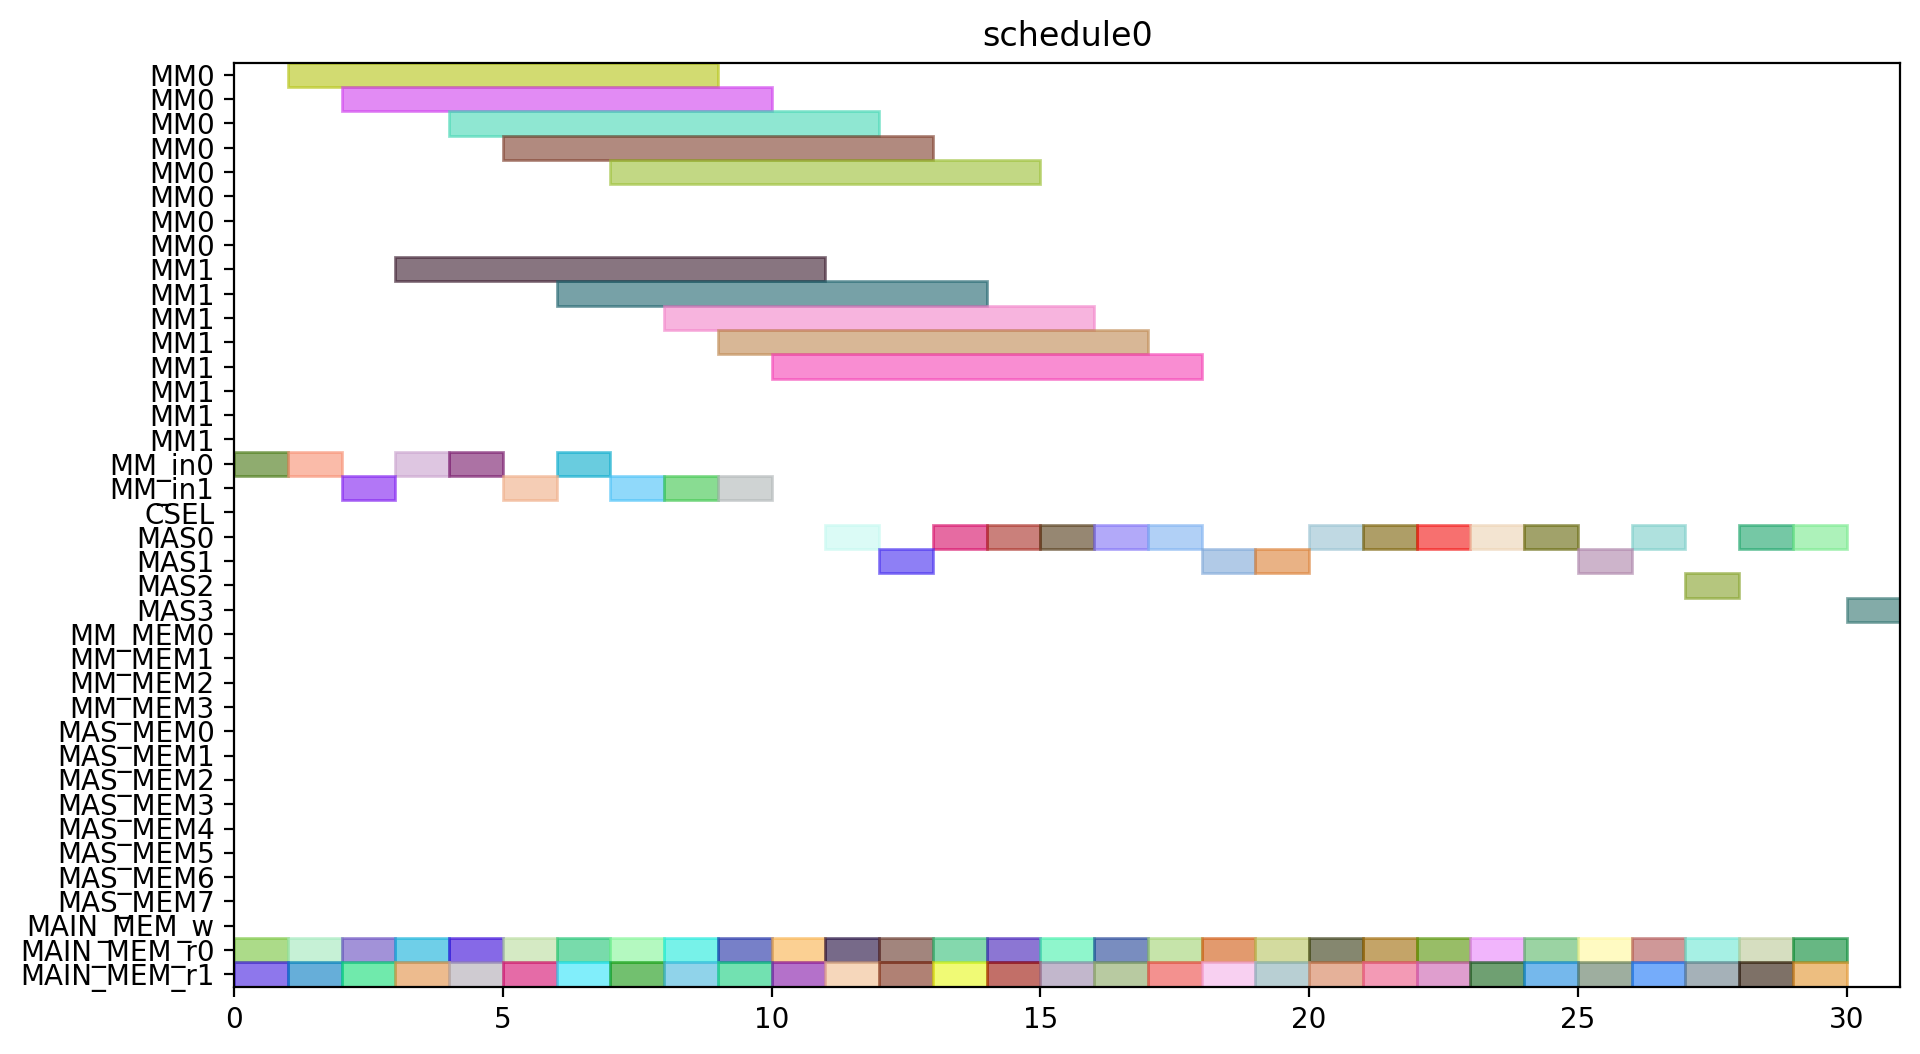

The script that drew this image:
from pyschedule import Scenario, solvers, plotters, alt


def solve():
	horizon = 131
	S = Scenario("schedule0", horizon=horizon)

	# resource
	MM = S.Resources('MM', num=2, size=8)
	MM_in = S.Resources('MM_in', num=2)
	CSEL = S.Resource('CSEL')
	MAS = S.Resources('MAS', num=4, size=1, periods=range(1, horizon))
	MM_MEM = S.Resources('MM_MEM', num=4)
	MAS_MEM = S.Resources('MAS_MEM', num=8)
	MAIN_MEM_w = S.Resource('MAIN_MEM_w', size=1)
	MAIN_MEM_r = S.Resources('MAIN_MEM_r', num=2)

	# result of previous scheduling

	# new tasks
	c_aa_a1_0 = S.Task('c_aa_a1_0', length=1, delay_cost=1)
	c_aa_a1_0 += alt(MAS)
	c_aa_a1_0_mem0 = S.Task('c_aa_a1_0_mem0', length=1, delay_cost=1)
	c_aa_a1_0_mem0 += MAIN_MEM_r[0]
	S += c_aa_a1_0_mem0 <= c_aa_a1_0

	c_aa_a1_0_mem1 = S.Task('c_aa_a1_0_mem1', length=1, delay_cost=1)
	c_aa_a1_0_mem1 += MAIN_MEM_r[1]
	S += c_aa_a1_0_mem1 <= c_aa_a1_0

	c_aa_a1_1 = S.Task('c_aa_a1_1', length=1, delay_cost=1)
	c_aa_a1_1 += alt(MAS)
	c_aa_a1_1_mem0 = S.Task('c_aa_a1_1_mem0', length=1, delay_cost=1)
	c_aa_a1_1_mem0 += MAIN_MEM_r[0]
	S += c_aa_a1_1_mem0 <= c_aa_a1_1

	c_aa_a1_1_mem1 = S.Task('c_aa_a1_1_mem1', length=1, delay_cost=1)
	c_aa_a1_1_mem1 += MAIN_MEM_r[1]
	S += c_aa_a1_1_mem1 <= c_aa_a1_1

	c_aa_t10 = S.Task('c_aa_t10', length=1, delay_cost=1)
	c_aa_t10 += alt(MAS)
	c_aa_t10_mem0 = S.Task('c_aa_t10_mem0', length=1, delay_cost=1)
	c_aa_t10_mem0 += MAIN_MEM_r[0]
	S += c_aa_t10_mem0 <= c_aa_t10

	c_aa_t10_mem1 = S.Task('c_aa_t10_mem1', length=1, delay_cost=1)
	c_aa_t10_mem1 += MAIN_MEM_r[1]
	S += c_aa_t10_mem1 <= c_aa_t10

	c_aa_t11 = S.Task('c_aa_t11', length=1, delay_cost=1)
	c_aa_t11 += alt(MAS)
	c_aa_t11_mem0 = S.Task('c_aa_t11_mem0', length=1, delay_cost=1)
	c_aa_t11_mem0 += MAIN_MEM_r[0]
	S += c_aa_t11_mem0 <= c_aa_t11

	c_aa_t11_mem1 = S.Task('c_aa_t11_mem1', length=1, delay_cost=1)
	c_aa_t11_mem1 += MAIN_MEM_r[1]
	S += c_aa_t11_mem1 <= c_aa_t11

	c_aa_t3_t0 = S.Task('c_aa_t3_t0', length=8, delay_cost=1)
	c_aa_t3_t0 += alt(MM)
	c_aa_t3_t0_in = S.Task('c_aa_t3_t0_in', length=1, delay_cost=1)
	c_aa_t3_t0_in += alt(MM_in)
	S += c_aa_t3_t0_in*MM_in[0]<=c_aa_t3_t0*MM[0]
	S += c_aa_t3_t0_in*MM_in[1]<=c_aa_t3_t0*MM[1]
	c_aa_t3_t0_mem0 = S.Task('c_aa_t3_t0_mem0', length=1, delay_cost=1)
	c_aa_t3_t0_mem0 += MAIN_MEM_r[0]
	S += c_aa_t3_t0_mem0 <= c_aa_t3_t0

	c_aa_t3_t0_mem1 = S.Task('c_aa_t3_t0_mem1', length=1, delay_cost=1)
	c_aa_t3_t0_mem1 += MAIN_MEM_r[1]
	S += c_aa_t3_t0_mem1 <= c_aa_t3_t0

	c_aa_t3_t1 = S.Task('c_aa_t3_t1', length=8, delay_cost=1)
	c_aa_t3_t1 += alt(MM)
	c_aa_t3_t1_in = S.Task('c_aa_t3_t1_in', length=1, delay_cost=1)
	c_aa_t3_t1_in += alt(MM_in)
	S += c_aa_t3_t1_in*MM_in[0]<=c_aa_t3_t1*MM[0]
	S += c_aa_t3_t1_in*MM_in[1]<=c_aa_t3_t1*MM[1]
	c_aa_t3_t1_mem0 = S.Task('c_aa_t3_t1_mem0', length=1, delay_cost=1)
	c_aa_t3_t1_mem0 += MAIN_MEM_r[0]
	S += c_aa_t3_t1_mem0 <= c_aa_t3_t1

	c_aa_t3_t1_mem1 = S.Task('c_aa_t3_t1_mem1', length=1, delay_cost=1)
	c_aa_t3_t1_mem1 += MAIN_MEM_r[1]
	S += c_aa_t3_t1_mem1 <= c_aa_t3_t1

	c_aa_t3_t2 = S.Task('c_aa_t3_t2', length=1, delay_cost=1)
	c_aa_t3_t2 += alt(MAS)
	c_aa_t3_t2_mem0 = S.Task('c_aa_t3_t2_mem0', length=1, delay_cost=1)
	c_aa_t3_t2_mem0 += MAIN_MEM_r[0]
	S += c_aa_t3_t2_mem0 <= c_aa_t3_t2

	c_aa_t3_t2_mem1 = S.Task('c_aa_t3_t2_mem1', length=1, delay_cost=1)
	c_aa_t3_t2_mem1 += MAIN_MEM_r[1]
	S += c_aa_t3_t2_mem1 <= c_aa_t3_t2

	c_aa_t3_t3 = S.Task('c_aa_t3_t3', length=1, delay_cost=1)
	c_aa_t3_t3 += alt(MAS)
	c_aa_t3_t3_mem0 = S.Task('c_aa_t3_t3_mem0', length=1, delay_cost=1)
	c_aa_t3_t3_mem0 += MAIN_MEM_r[0]
	S += c_aa_t3_t3_mem0 <= c_aa_t3_t3

	c_aa_t3_t3_mem1 = S.Task('c_aa_t3_t3_mem1', length=1, delay_cost=1)
	c_aa_t3_t3_mem1 += MAIN_MEM_r[1]
	S += c_aa_t3_t3_mem1 <= c_aa_t3_t3

	c_bb_a1_0 = S.Task('c_bb_a1_0', length=1, delay_cost=1)
	c_bb_a1_0 += alt(MAS)
	c_bb_a1_0_mem0 = S.Task('c_bb_a1_0_mem0', length=1, delay_cost=1)
	c_bb_a1_0_mem0 += MAIN_MEM_r[0]
	S += c_bb_a1_0_mem0 <= c_bb_a1_0

	c_bb_a1_0_mem1 = S.Task('c_bb_a1_0_mem1', length=1, delay_cost=1)
	c_bb_a1_0_mem1 += MAIN_MEM_r[1]
	S += c_bb_a1_0_mem1 <= c_bb_a1_0

	c_bb_a1_1 = S.Task('c_bb_a1_1', length=1, delay_cost=1)
	c_bb_a1_1 += alt(MAS)
	c_bb_a1_1_mem0 = S.Task('c_bb_a1_1_mem0', length=1, delay_cost=1)
	c_bb_a1_1_mem0 += MAIN_MEM_r[0]
	S += c_bb_a1_1_mem0 <= c_bb_a1_1

	c_bb_a1_1_mem1 = S.Task('c_bb_a1_1_mem1', length=1, delay_cost=1)
	c_bb_a1_1_mem1 += MAIN_MEM_r[1]
	S += c_bb_a1_1_mem1 <= c_bb_a1_1

	c_bb_t10 = S.Task('c_bb_t10', length=1, delay_cost=1)
	c_bb_t10 += alt(MAS)
	c_bb_t10_mem0 = S.Task('c_bb_t10_mem0', length=1, delay_cost=1)
	c_bb_t10_mem0 += MAIN_MEM_r[0]
	S += c_bb_t10_mem0 <= c_bb_t10

	c_bb_t10_mem1 = S.Task('c_bb_t10_mem1', length=1, delay_cost=1)
	c_bb_t10_mem1 += MAIN_MEM_r[1]
	S += c_bb_t10_mem1 <= c_bb_t10

	c_bb_t11 = S.Task('c_bb_t11', length=1, delay_cost=1)
	c_bb_t11 += alt(MAS)
	c_bb_t11_mem0 = S.Task('c_bb_t11_mem0', length=1, delay_cost=1)
	c_bb_t11_mem0 += MAIN_MEM_r[0]
	S += c_bb_t11_mem0 <= c_bb_t11

	c_bb_t11_mem1 = S.Task('c_bb_t11_mem1', length=1, delay_cost=1)
	c_bb_t11_mem1 += MAIN_MEM_r[1]
	S += c_bb_t11_mem1 <= c_bb_t11

	c_bb_t3_t0 = S.Task('c_bb_t3_t0', length=8, delay_cost=1)
	c_bb_t3_t0 += alt(MM)
	c_bb_t3_t0_in = S.Task('c_bb_t3_t0_in', length=1, delay_cost=1)
	c_bb_t3_t0_in += alt(MM_in)
	S += c_bb_t3_t0_in*MM_in[0]<=c_bb_t3_t0*MM[0]
	S += c_bb_t3_t0_in*MM_in[1]<=c_bb_t3_t0*MM[1]
	c_bb_t3_t0_mem0 = S.Task('c_bb_t3_t0_mem0', length=1, delay_cost=1)
	c_bb_t3_t0_mem0 += MAIN_MEM_r[0]
	S += c_bb_t3_t0_mem0 <= c_bb_t3_t0

	c_bb_t3_t0_mem1 = S.Task('c_bb_t3_t0_mem1', length=1, delay_cost=1)
	c_bb_t3_t0_mem1 += MAIN_MEM_r[1]
	S += c_bb_t3_t0_mem1 <= c_bb_t3_t0

	c_bb_t3_t1 = S.Task('c_bb_t3_t1', length=8, delay_cost=1)
	c_bb_t3_t1 += alt(MM)
	c_bb_t3_t1_in = S.Task('c_bb_t3_t1_in', length=1, delay_cost=1)
	c_bb_t3_t1_in += alt(MM_in)
	S += c_bb_t3_t1_in*MM_in[0]<=c_bb_t3_t1*MM[0]
	S += c_bb_t3_t1_in*MM_in[1]<=c_bb_t3_t1*MM[1]
	c_bb_t3_t1_mem0 = S.Task('c_bb_t3_t1_mem0', length=1, delay_cost=1)
	c_bb_t3_t1_mem0 += MAIN_MEM_r[0]
	S += c_bb_t3_t1_mem0 <= c_bb_t3_t1

	c_bb_t3_t1_mem1 = S.Task('c_bb_t3_t1_mem1', length=1, delay_cost=1)
	c_bb_t3_t1_mem1 += MAIN_MEM_r[1]
	S += c_bb_t3_t1_mem1 <= c_bb_t3_t1

	c_bb_t3_t2 = S.Task('c_bb_t3_t2', length=1, delay_cost=1)
	c_bb_t3_t2 += alt(MAS)
	c_bb_t3_t2_mem0 = S.Task('c_bb_t3_t2_mem0', length=1, delay_cost=1)
	c_bb_t3_t2_mem0 += MAIN_MEM_r[0]
	S += c_bb_t3_t2_mem0 <= c_bb_t3_t2

	c_bb_t3_t2_mem1 = S.Task('c_bb_t3_t2_mem1', length=1, delay_cost=1)
	c_bb_t3_t2_mem1 += MAIN_MEM_r[1]
	S += c_bb_t3_t2_mem1 <= c_bb_t3_t2

	c_bb_t3_t3 = S.Task('c_bb_t3_t3', length=1, delay_cost=1)
	c_bb_t3_t3 += alt(MAS)
	c_bb_t3_t3_mem0 = S.Task('c_bb_t3_t3_mem0', length=1, delay_cost=1)
	c_bb_t3_t3_mem0 += MAIN_MEM_r[0]
	S += c_bb_t3_t3_mem0 <= c_bb_t3_t3

	c_bb_t3_t3_mem1 = S.Task('c_bb_t3_t3_mem1', length=1, delay_cost=1)
	c_bb_t3_t3_mem1 += MAIN_MEM_r[1]
	S += c_bb_t3_t3_mem1 <= c_bb_t3_t3

	c_cc_a1_0 = S.Task('c_cc_a1_0', length=1, delay_cost=1)
	c_cc_a1_0 += alt(MAS)
	c_cc_a1_0_mem0 = S.Task('c_cc_a1_0_mem0', length=1, delay_cost=1)
	c_cc_a1_0_mem0 += MAIN_MEM_r[0]
	S += c_cc_a1_0_mem0 <= c_cc_a1_0

	c_cc_a1_0_mem1 = S.Task('c_cc_a1_0_mem1', length=1, delay_cost=1)
	c_cc_a1_0_mem1 += MAIN_MEM_r[1]
	S += c_cc_a1_0_mem1 <= c_cc_a1_0

	c_cc_a1_1 = S.Task('c_cc_a1_1', length=1, delay_cost=1)
	c_cc_a1_1 += alt(MAS)
	c_cc_a1_1_mem0 = S.Task('c_cc_a1_1_mem0', length=1, delay_cost=1)
	c_cc_a1_1_mem0 += MAIN_MEM_r[0]
	S += c_cc_a1_1_mem0 <= c_cc_a1_1

	c_cc_a1_1_mem1 = S.Task('c_cc_a1_1_mem1', length=1, delay_cost=1)
	c_cc_a1_1_mem1 += MAIN_MEM_r[1]
	S += c_cc_a1_1_mem1 <= c_cc_a1_1

	c_cc_t10 = S.Task('c_cc_t10', length=1, delay_cost=1)
	c_cc_t10 += alt(MAS)
	c_cc_t10_mem0 = S.Task('c_cc_t10_mem0', length=1, delay_cost=1)
	c_cc_t10_mem0 += MAIN_MEM_r[0]
	S += c_cc_t10_mem0 <= c_cc_t10

	c_cc_t10_mem1 = S.Task('c_cc_t10_mem1', length=1, delay_cost=1)
	c_cc_t10_mem1 += MAIN_MEM_r[1]
	S += c_cc_t10_mem1 <= c_cc_t10

	c_cc_t11 = S.Task('c_cc_t11', length=1, delay_cost=1)
	c_cc_t11 += alt(MAS)
	c_cc_t11_mem0 = S.Task('c_cc_t11_mem0', length=1, delay_cost=1)
	c_cc_t11_mem0 += MAIN_MEM_r[0]
	S += c_cc_t11_mem0 <= c_cc_t11

	c_cc_t11_mem1 = S.Task('c_cc_t11_mem1', length=1, delay_cost=1)
	c_cc_t11_mem1 += MAIN_MEM_r[1]
	S += c_cc_t11_mem1 <= c_cc_t11

	c_cc_t3_t0 = S.Task('c_cc_t3_t0', length=8, delay_cost=1)
	c_cc_t3_t0 += alt(MM)
	c_cc_t3_t0_in = S.Task('c_cc_t3_t0_in', length=1, delay_cost=1)
	c_cc_t3_t0_in += alt(MM_in)
	S += c_cc_t3_t0_in*MM_in[0]<=c_cc_t3_t0*MM[0]
	S += c_cc_t3_t0_in*MM_in[1]<=c_cc_t3_t0*MM[1]
	c_cc_t3_t0_mem0 = S.Task('c_cc_t3_t0_mem0', length=1, delay_cost=1)
	c_cc_t3_t0_mem0 += MAIN_MEM_r[0]
	S += c_cc_t3_t0_mem0 <= c_cc_t3_t0

	c_cc_t3_t0_mem1 = S.Task('c_cc_t3_t0_mem1', length=1, delay_cost=1)
	c_cc_t3_t0_mem1 += MAIN_MEM_r[1]
	S += c_cc_t3_t0_mem1 <= c_cc_t3_t0

	c_cc_t3_t1 = S.Task('c_cc_t3_t1', length=8, delay_cost=1)
	c_cc_t3_t1 += alt(MM)
	c_cc_t3_t1_in = S.Task('c_cc_t3_t1_in', length=1, delay_cost=1)
	c_cc_t3_t1_in += alt(MM_in)
	S += c_cc_t3_t1_in*MM_in[0]<=c_cc_t3_t1*MM[0]
	S += c_cc_t3_t1_in*MM_in[1]<=c_cc_t3_t1*MM[1]
	c_cc_t3_t1_mem0 = S.Task('c_cc_t3_t1_mem0', length=1, delay_cost=1)
	c_cc_t3_t1_mem0 += MAIN_MEM_r[0]
	S += c_cc_t3_t1_mem0 <= c_cc_t3_t1

	c_cc_t3_t1_mem1 = S.Task('c_cc_t3_t1_mem1', length=1, delay_cost=1)
	c_cc_t3_t1_mem1 += MAIN_MEM_r[1]
	S += c_cc_t3_t1_mem1 <= c_cc_t3_t1

	c_cc_t3_t2 = S.Task('c_cc_t3_t2', length=1, delay_cost=1)
	c_cc_t3_t2 += alt(MAS)
	c_cc_t3_t2_mem0 = S.Task('c_cc_t3_t2_mem0', length=1, delay_cost=1)
	c_cc_t3_t2_mem0 += MAIN_MEM_r[0]
	S += c_cc_t3_t2_mem0 <= c_cc_t3_t2

	c_cc_t3_t2_mem1 = S.Task('c_cc_t3_t2_mem1', length=1, delay_cost=1)
	c_cc_t3_t2_mem1 += MAIN_MEM_r[1]
	S += c_cc_t3_t2_mem1 <= c_cc_t3_t2

	c_cc_t3_t3 = S.Task('c_cc_t3_t3', length=1, delay_cost=1)
	c_cc_t3_t3 += alt(MAS)
	c_cc_t3_t3_mem0 = S.Task('c_cc_t3_t3_mem0', length=1, delay_cost=1)
	c_cc_t3_t3_mem0 += MAIN_MEM_r[0]
	S += c_cc_t3_t3_mem0 <= c_cc_t3_t3

	c_cc_t3_t3_mem1 = S.Task('c_cc_t3_t3_mem1', length=1, delay_cost=1)
	c_cc_t3_t3_mem1 += MAIN_MEM_r[1]
	S += c_cc_t3_t3_mem1 <= c_cc_t3_t3

	c_ab_t0_t0 = S.Task('c_ab_t0_t0', length=8, delay_cost=1)
	c_ab_t0_t0 += alt(MM)
	c_ab_t0_t0_in = S.Task('c_ab_t0_t0_in', length=1, delay_cost=1)
	c_ab_t0_t0_in += alt(MM_in)
	S += c_ab_t0_t0_in*MM_in[0]<=c_ab_t0_t0*MM[0]
	S += c_ab_t0_t0_in*MM_in[1]<=c_ab_t0_t0*MM[1]
	c_ab_t0_t0_mem0 = S.Task('c_ab_t0_t0_mem0', length=1, delay_cost=1)
	c_ab_t0_t0_mem0 += MAIN_MEM_r[0]
	S += c_ab_t0_t0_mem0 <= c_ab_t0_t0

	c_ab_t0_t0_mem1 = S.Task('c_ab_t0_t0_mem1', length=1, delay_cost=1)
	c_ab_t0_t0_mem1 += MAIN_MEM_r[1]
	S += c_ab_t0_t0_mem1 <= c_ab_t0_t0

	c_ab_t0_t1 = S.Task('c_ab_t0_t1', length=8, delay_cost=1)
	c_ab_t0_t1 += alt(MM)
	c_ab_t0_t1_in = S.Task('c_ab_t0_t1_in', length=1, delay_cost=1)
	c_ab_t0_t1_in += alt(MM_in)
	S += c_ab_t0_t1_in*MM_in[0]<=c_ab_t0_t1*MM[0]
	S += c_ab_t0_t1_in*MM_in[1]<=c_ab_t0_t1*MM[1]
	c_ab_t0_t1_mem0 = S.Task('c_ab_t0_t1_mem0', length=1, delay_cost=1)
	c_ab_t0_t1_mem0 += MAIN_MEM_r[0]
	S += c_ab_t0_t1_mem0 <= c_ab_t0_t1

	c_ab_t0_t1_mem1 = S.Task('c_ab_t0_t1_mem1', length=1, delay_cost=1)
	c_ab_t0_t1_mem1 += MAIN_MEM_r[1]
	S += c_ab_t0_t1_mem1 <= c_ab_t0_t1

	c_ab_t0_t2 = S.Task('c_ab_t0_t2', length=1, delay_cost=1)
	c_ab_t0_t2 += alt(MAS)
	c_ab_t0_t2_mem0 = S.Task('c_ab_t0_t2_mem0', length=1, delay_cost=1)
	c_ab_t0_t2_mem0 += MAIN_MEM_r[0]
	S += c_ab_t0_t2_mem0 <= c_ab_t0_t2

	c_ab_t0_t2_mem1 = S.Task('c_ab_t0_t2_mem1', length=1, delay_cost=1)
	c_ab_t0_t2_mem1 += MAIN_MEM_r[1]
	S += c_ab_t0_t2_mem1 <= c_ab_t0_t2

	c_ab_t0_t3 = S.Task('c_ab_t0_t3', length=1, delay_cost=1)
	c_ab_t0_t3 += alt(MAS)
	c_ab_t0_t3_mem0 = S.Task('c_ab_t0_t3_mem0', length=1, delay_cost=1)
	c_ab_t0_t3_mem0 += MAIN_MEM_r[0]
	S += c_ab_t0_t3_mem0 <= c_ab_t0_t3

	c_ab_t0_t3_mem1 = S.Task('c_ab_t0_t3_mem1', length=1, delay_cost=1)
	c_ab_t0_t3_mem1 += MAIN_MEM_r[1]
	S += c_ab_t0_t3_mem1 <= c_ab_t0_t3

	c_ab_t1_t0 = S.Task('c_ab_t1_t0', length=8, delay_cost=1)
	c_ab_t1_t0 += alt(MM)
	c_ab_t1_t0_in = S.Task('c_ab_t1_t0_in', length=1, delay_cost=1)
	c_ab_t1_t0_in += alt(MM_in)
	S += c_ab_t1_t0_in*MM_in[0]<=c_ab_t1_t0*MM[0]
	S += c_ab_t1_t0_in*MM_in[1]<=c_ab_t1_t0*MM[1]
	c_ab_t1_t0_mem0 = S.Task('c_ab_t1_t0_mem0', length=1, delay_cost=1)
	c_ab_t1_t0_mem0 += MAIN_MEM_r[0]
	S += c_ab_t1_t0_mem0 <= c_ab_t1_t0

	c_ab_t1_t0_mem1 = S.Task('c_ab_t1_t0_mem1', length=1, delay_cost=1)
	c_ab_t1_t0_mem1 += MAIN_MEM_r[1]
	S += c_ab_t1_t0_mem1 <= c_ab_t1_t0

	c_ab_t1_t1 = S.Task('c_ab_t1_t1', length=8, delay_cost=1)
	c_ab_t1_t1 += alt(MM)
	c_ab_t1_t1_in = S.Task('c_ab_t1_t1_in', length=1, delay_cost=1)
	c_ab_t1_t1_in += alt(MM_in)
	S += c_ab_t1_t1_in*MM_in[0]<=c_ab_t1_t1*MM[0]
	S += c_ab_t1_t1_in*MM_in[1]<=c_ab_t1_t1*MM[1]
	c_ab_t1_t1_mem0 = S.Task('c_ab_t1_t1_mem0', length=1, delay_cost=1)
	c_ab_t1_t1_mem0 += MAIN_MEM_r[0]
	S += c_ab_t1_t1_mem0 <= c_ab_t1_t1

	c_ab_t1_t1_mem1 = S.Task('c_ab_t1_t1_mem1', length=1, delay_cost=1)
	c_ab_t1_t1_mem1 += MAIN_MEM_r[1]
	S += c_ab_t1_t1_mem1 <= c_ab_t1_t1

	solvers.mip.solve(S,msg=1,kind='CPLEX',ratio_gap=1.01)

	solution = [['hoge']*len(S.solution()[1]) for i in range(len(S.solution()))]
	for i in range(len(S.solution())):
		for j in range(len(S.solution()[i])):
			solution[i][j]=str(S.solution()[i][j])
	print(solution)

	cycles = int(solution[-1][3])

	pic_file_name = "/home/mfukuda/ABE/multiRAM_multiMAS_16mux/scheduling_result/stage8MM2_stage1MAS4/FP12_INV_BEFORE_FPINV/schedule0.png"
	if(S.solution() != []):
		plotters.matplotlib.plot(S,img_filename=pic_file_name, show_task_labels=False, fig_size=(cycles*0.25+3, 6))

	return solution
